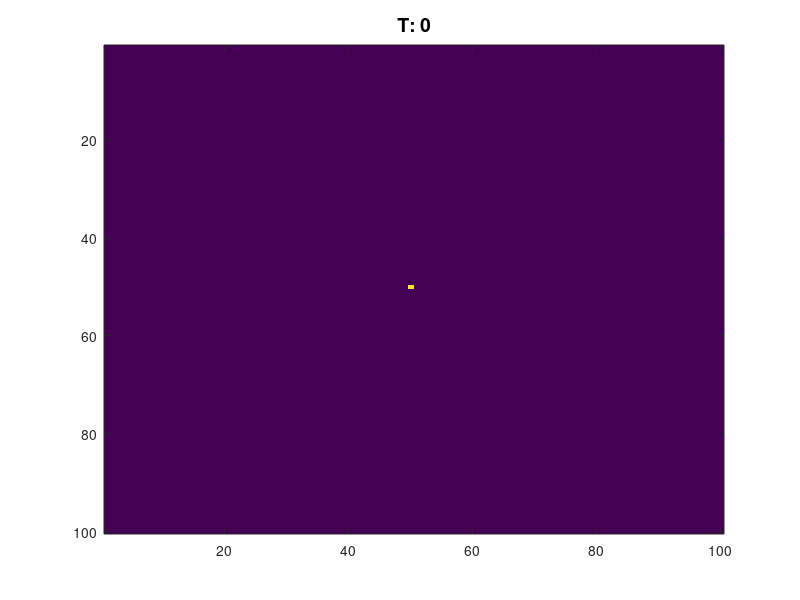

MATLAB code for this plot: (Note: this script raises an error after producing the figure.)
clearvars;
close all;
clc;

N = 100;                % grid size
T = 400;                % number of time steps
temperature = 30;       % in Celsius degrees
time = 10;              % time step length in minutes
M0 = 35000;             % initial weight in kg
m = 0.098;              % spreading constant in four cells on the principle directions in water surface
d = 0.18;               % spreading constant in four diagonal cells in water surface

% INITIALIZATION

current_state = zeros(N,N);
current_state(N/2, N/2) = M0;      
next_state = zeros(N,N);

% SIMULATION
for t = 0:T
    for x = 2:(N-1)
        for y = 2:(N-1)
            % Spreading without wind and current:
            next_state(y,x) = current_state(y,x) + ...
                m*(current_state(y,x-1) + current_state(y,x+1) + ...
                current_state(y-1,x) + current_state(y+1,x) - ...
                4*current_state(y,x)) + m*d*(current_state(y+1,x-1) + ...
                current_state(y-1,x+1) + current_state(y-1,x-1) + ...
                current_state(y+1,x+1) - 4*current_state(y,x));
            % evaporation - equation for FCC heavy cycle:
            next_state(y,x) = (100-((0.17 + 0.013*temperature)*...
                sqrt(time)))/100*next_state(y,x);
        end
    end
    
    if(mod(t,20) == 0)
        figure(1);
        filename = 'pre.gif';
        imagesc(current_state);
        title(['T: ',num2str(t)],'FontSize',14);
        truesize([500,500]);
        drawnow;  
        frame = getframe(1);     
        im = frame2im(frame);     
        [imind,cm] = rgb2ind(im,256);     
        if t == 0     
            imwrite(imind,cm,filename,'gif', 'Loopcount',inf);     
        else
            imwrite(imind,cm,filename,'gif','WriteMode','append');     
        end
    end
    current_state = next_state;
end